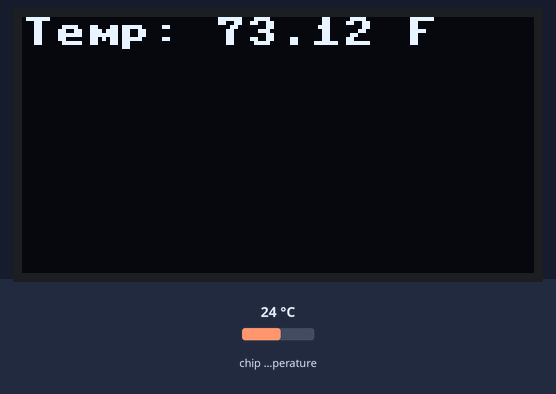
The program below on a simulated Raspberry Pi Pico running MicroPython. Shown: 128×64 one-colour display. The inputs (shaded band) are chosen by the test bench; at power-on: chip temperature 24 °C. Library files of the repository ran but are not shown: ssd1306.py; what the program prints to the serial console is not drawn.

Above: at 1.2 s.
1.3 s: chip temperature set to 1 °C
At 2.8 s:
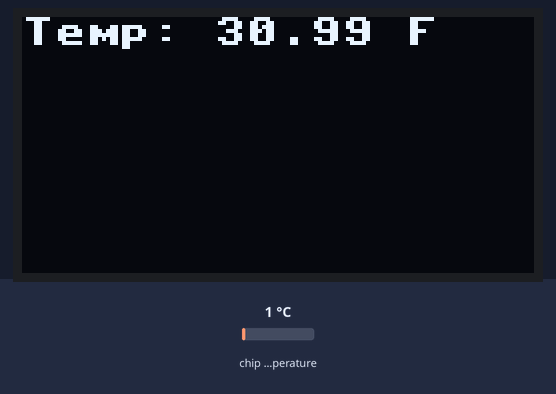
4.0 s: chip temperature set to 11 °C
At 5.2 s:
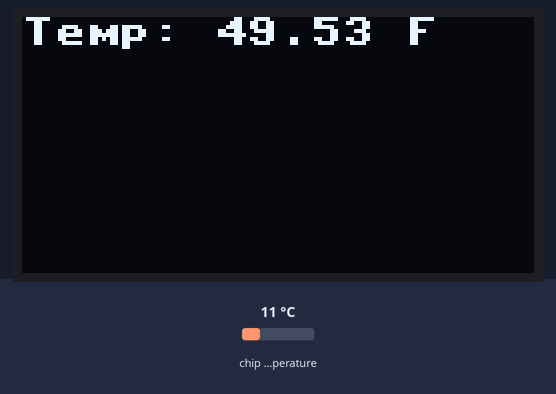
6.7 s: chip temperature set to 22 °C
At 8.8 s:
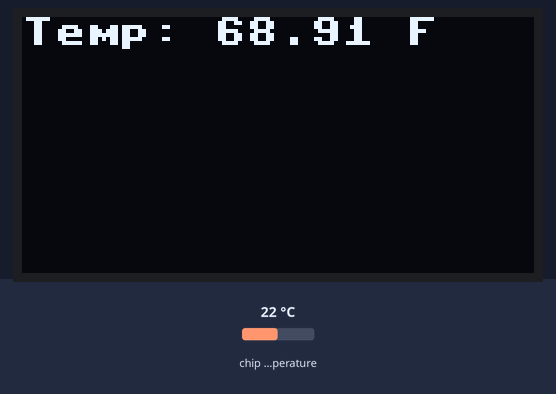
Timing chart, 0 to 10.3 s (numbered marks = the images above; inputs shaded):
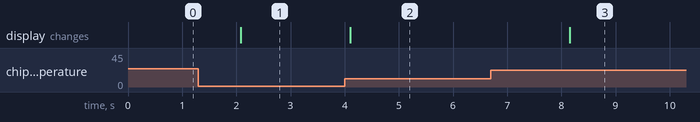

The program:

temperatureFahrenheit.py
```python
from ssd1306 import SSD1306_I2C
from machine import Pin, I2C
import time

i2c=I2C(0,sda=Pin(0), scl=Pin(1), freq=400000)
oled = SSD1306_I2C(128, 64, i2c)

sensor_temp = machine.ADC(4)
conversion_factor = 3.3 / (65535)
txt = "Temp: {temp:.2f}"


while True:
    reading = sensor_temp.read_u16() * conversion_factor
    temperatureC = 27 - (reading - 0.706)/0.001721
    temperatureF = (temperatureC * 9/5) + 29.5 # off by 2.5 degrees
    oled.fill(0)
    oled.text(txt.format(temp = temperatureF) + " F", 0, 0)
    oled.show()
    print(txt.format(temp = temperatureF) + " Degrees F")
    time.sleep(2)
```

Measured:
- after the input at 1.3 s, the display: changes after 0.78 s (image 1)
- after the input at 4.0 s, the display: changes after 0.10 s (image 2)
- after the input at 6.7 s, the display: changes after 1.5 s (image 3)
